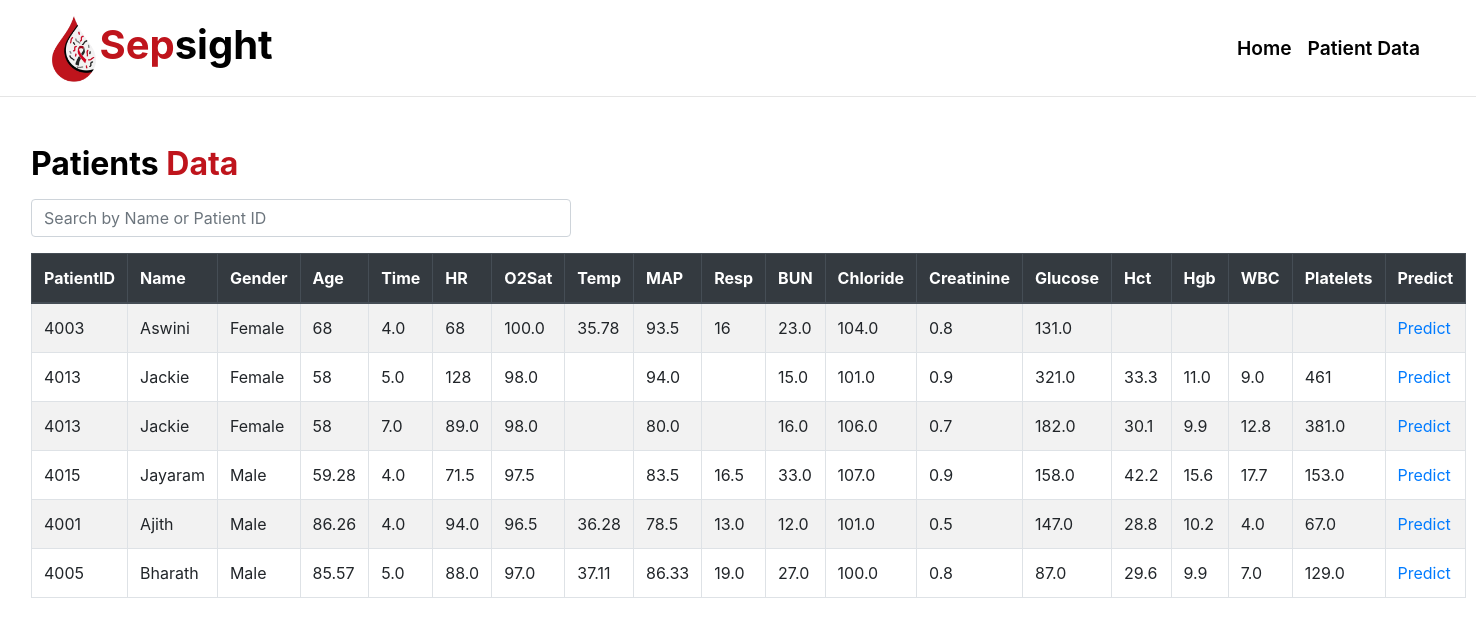
The app's page /patientData with its own data.
### tables this page shows
CREATE TABLE patients (
    patient_id VARCHAR(100),
    name VARCHAR(100),
    hour VARCHAR(100),
    hr VARCHAR(100),
    o2sat VARCHAR(100),
    temp VARCHAR(100),
    mp VARCHAR(100),
    resp VARCHAR(100),
    bun VARCHAR(100),
    chloride VARCHAR(100),
    creatinine VARCHAR(100),
    glucose VARCHAR(100),
    hct VARCHAR(100),
    hgb VARCHAR(100),
    wbc VARCHAR(100),
    platelets VARCHAR(100),
    age VARCHAR(100),
    gender VARCHAR(100)

);

### app.py (the view)
@app.route('/patientData')
def patientData():
    conn = sqlite3.connect('sepsis.db', check_same_thread=False)
    cursor=conn.cursor()
    data = cursor.execute('''SELECT * FROM patients''').fetchall()
    data=expandData(data)
    print(data)
    conn.close()
    return render_template('patientData.html', data=data)

### app.py (called while the page is built)
def expandData(data):
    result=[]
    for record in data:
        timeStep=record[2].split(',')
        for t in range(len(timeStep)):
            temp=[record[0],record[1]]
            for x in range(2,16):
                splitData=record[x].split(',')
                temp.append(splitData[t])
            temp.append(record[16])
            temp.append(record[17])
            temp.append(t+1)
            result.append(temp)
    return result

### templates/patientdata.html (shortened to what this page needs)
<!DOCTYPE html>
<html lang="en">
<head>
    <link rel="stylesheet" href="/static/css/style.css">
    <link rel="stylesheet" href="https://cdn.jsdelivr.net/npm/bootstrap@4.5.3/dist/css/bootstrap.min.css">
</head>
<body>
    <nav class="nav navbar navbar-expand-lg navbar-light bg-white pl-5 pr-5">
        <a class="navbar-brand" href="#"><img src="/static/images/logo.png">Sep<span>sight</span></a>
        <div class="collapse navbar-collapse" id="navbarSupportedContent">
          <ul class="navbar-nav ml-auto">
            <li class="nav-item active">
              <a class="nav-link" href="{{url_for('index')}}">Home <span class="sr-only">(current)</span></a>
            </li>
            <li class="nav-item">
              <a class="nav-link" href="{{url_for('patientData')}}">Patient Data  </a>
            </li>
          </ul>
        </div>
      </nav>
<div class="patient-data" id="patient-data">
    <div class="container m-3">
        <h2 class="mt-5 mb-3"><span>Patients <span class="logocol">Data</span></span></h2>
        <div class="row mb-3">
            <div class="col-md-6">
                <input type="text" class="form-control" id="search-bar" placeholder="Search by Name or Patient ID" onkeyup="filterTable()">
            </div>
        </div>
        <table class="m-0 table table-striped table-bordered table-hover" id="patient-table">
            <thead class="thead-dark">
              <tr>
                <th scope="col">PatientID</th>
                <th scope="col">Name</th>
                <th scope="col">Gender</th>
                <th scope="col">Age</th>
                <th scope="col">Time</th>
                <th scope="col">HR</th>
                <th scope="col">O2Sat</th>
                <th scope="col">Temp</th>
                <th scope="col">MAP</th>
                <th scope="col">Resp</th>
                <th scope="col">BUN</th>
                <th scope="col">Chloride</th>
                <th scope="col">Creatinine</th>
                <th scope="col">Glucose</th>
                <th scope="col">Hct</th>
                <th scope="col">Hgb</th>
                <th scope="col">WBC</th>
                <th scope="col">Platelets</th>
                <th scope="col">Predict</th>
              </tr>
            </thead>
            <tbody id="table-body">
                {% for patient in data %}
                <tr>
                    <td>{{ patient[0] }}</td>
                    <td>{{ patient[1] }}</td>
                    {% if patient[17] == '1' %}
                    <td>Male</td>
                    {% else %}
                    <td>Female</td>
                    {% endif %}
                    <td>{{ patient[16] }}</td>
                    <td>{{ patient[2] }}</td>
                    <td>{{ patient[3] }}</td>
                    <td>{{ patient[4] }}</td>
                    <td>{{ patient[5] }}</td>
                    <td>{{ patient[6] }}</td>
                    <td>{{ patient[7] }}</td>
                    <td>{{ patient[8] }}</td>
                    <td>{{ patient[9] }}</td>
                    <td>{{ patient[10] }}</td>
                    <td>{{ patient[11] }}</td>
                    <td>{{ patient[12] }}</td>
                    <td>{{ patient[13] }}</td>
                    <td>{{ patient[14] }}</td>
                    <td>{{ patient[15] }}</td>
                    <td><a href="/predictSepsis/{{patient[0]}}/{{ patient[1] }}/{{ patient[18] }}" target="_blank">Predict</a></td>
                </tr>
                {% endfor %}
            </tbody>
          </table>
    </div>
</div>
</body>
</html>

### static/css/style.css (style rules this page uses)
* { margin: 0; padding: 0; box-sizing: border-box; }
body { font-family: 'Poppins', sans-serif; }
.nav { background-color: white !important; border-bottom: 1px solid rgba(0, 0, 0, 0.1); }
.navbar-brand { font-size: 2.5rem !important; font-weight: 700; color: #BF141C !important; }
span { color: black !important; font-weight: 700; }
.logocol { color: #BF141C !important; font-weight: 700; }
img { height: 70px; }
.nav-link { font-size: 1.2rem; font-weight: 600; color: black !important; }

### records on screen
patients: patient "4003", name "Aswini", gender "Female", age "68", hour "4.0", hr "68", o2sat "100.0", temp "35.78", mp "93.5", resp "16", bun "23.0", chloride "104.0", creatinine "0.8", glucose "131.0"
patients: patient "4013", name "Jackie", gender "Female", age "58", hour "5.0", hr "128", o2sat "98.0", mp "94.0", bun "15.0", chloride "101.0", creatinine "0.9", glucose "321.0", hct "33.3", hgb "11.0", wbc "9.0", platelets "461", hour "7.0", hr "89.0", mp "80.0", bun "16.0", chloride "106.0", creatinine "0.7", glucose "182.0", hct "30.1", hgb "9.9", wbc "12.8", platelets "381.0"
patients: patient "4015", name "Jayaram", gender "Male", age "59.28", hour "4.0", hr "71.5", o2sat "97.5", mp "83.5", resp "16.5", bun "33.0", chloride "107.0", creatinine "0.9", glucose "158.0", hct "42.2", hgb "15.6", wbc "17.7", platelets "153.0"
patients: patient "4001", name "Ajith", gender "Male", age "86.26", hour "4.0", hr "94.0", o2sat "96.5", temp "36.28", mp "78.5", resp "13.0", bun "12.0", chloride "101.0", creatinine "0.5", glucose "147.0", hct "28.8", hgb "10.2", wbc "4.0", platelets "67.0"
patients: patient "4005", name "Bharath", gender "Male", age "85.57", hour "5.0", hr "88.0", o2sat "97.0", temp "37.11", mp "86.33", resp "19.0", bun "27.0", chloride "100.0", creatinine "0.8", glucose "87.0", hct "29.6", hgb "9.9", wbc "7.0", platelets "129.0"
